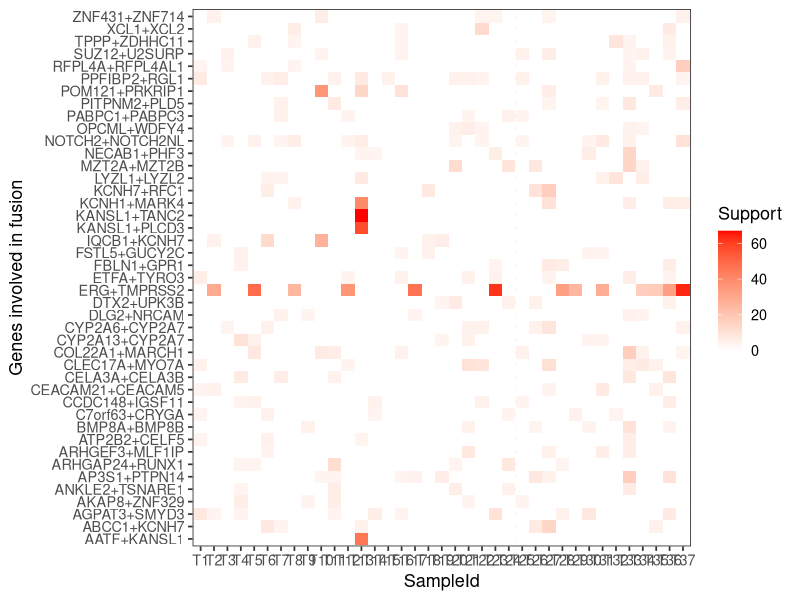

Recreate this plot in R.
#!/usr/bin/Rscript

library(ggplot2)
library(reshape)

theme_set(theme_bw(base_size = 13))

pdf("tumor.pdf", width = 18)
data = read.table("input.txt", header = T)

data.m = melt(data)
names(data.m) = c("Gene1.Gene2", "variable", "Support")

q = qplot(x = factor(variable), y = Gene1.Gene2, data = data.m)
q = q + geom_tile(aes(fill = Support))
q = q + scale_fill_gradient(low="white", high="red")
q = q + labs(x = "SampleId", y = "Genes involved in fusion")
print(q)

dev.off()
